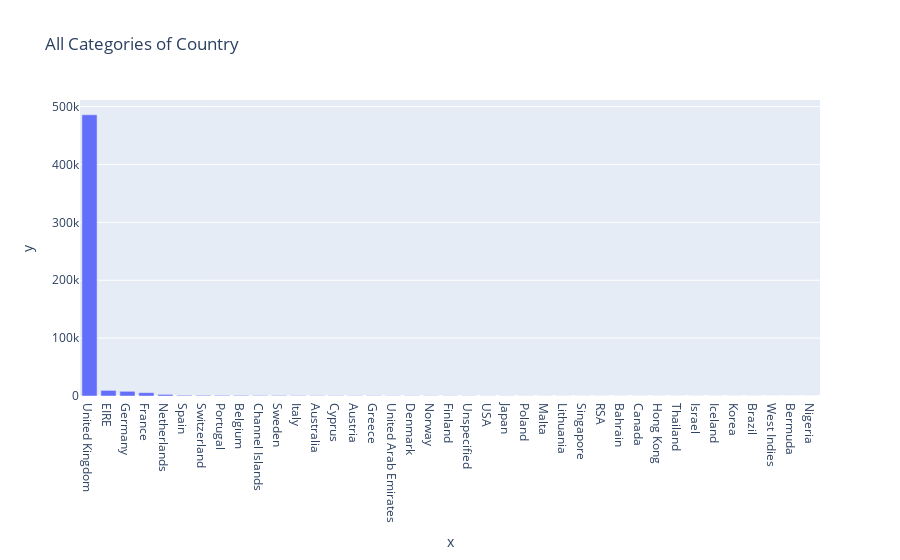

Notebook code cell kept with this figure:
### Markdown cell above
Invoice	StockCode	Description	Quantity	InvoiceDate	Price	Customer ID	Country

### Code cell
profile_serie(df_retail["Country"])

### Figure 1 — Plotly figure (JSON) as saved in the notebook; plotly's stock layout.template omitted (floating-point values rounded to 4 significant figures)
{"data": [{"alignmentgroup": "True", "hovertemplate": "x=%{x}<br>y=%{y}<extra></extra>", "legendgroup": "", "marker": {"color": "#636efa", "pattern": {"shape": ""}}, "name": "", "offsetgroup": "", "orientation": "v", "showlegend": false, "textposition": "auto", "type": "bar", "x": ["United Kingdom", "EIRE", "Germany", "France", "Netherlands", "Spain", "Switzerland", "Portugal", "Belgium", "Channel Islands", "Sweden", "Italy", "Australia", "Cyprus", "Austria", "Greece", "United Arab Emirates", "Denmark", "Norway", "Finland", "Unspecified", "USA", "Japan", "Poland", "Malta", "Lithuania", "Singapore", "RSA", "Bahrain", "Canada", "Hong Kong", "Thailand", "Israel", "Iceland", "Korea", "Brazil", "West Indies", "Bermuda", "Nigeria"], "xaxis": "x", "y": [485852, 9670, 8129, 5772, 2769, 1278, 1187, 1101, 1054, 906, 902, 731, 654, 554, 537, 517, 432, 428, 369, 354, 310, 244, 224, 194, 172, 154, 117, 111, 107, 77, 76, 76, 74, 71, 63, 62, 54, 34, 32], "yaxis": "y"}], "layout": {"barmode": "relative", "legend": {"tracegroupgap": 0}, "title": {"text": "All Categories of Country"}, "xaxis": {"anchor": "y", "domain": [0, 1], "title": {"text": "x"}}, "yaxis": {"anchor": "x", "domain": [0, 1], "title": {"text": "y"}}}}
